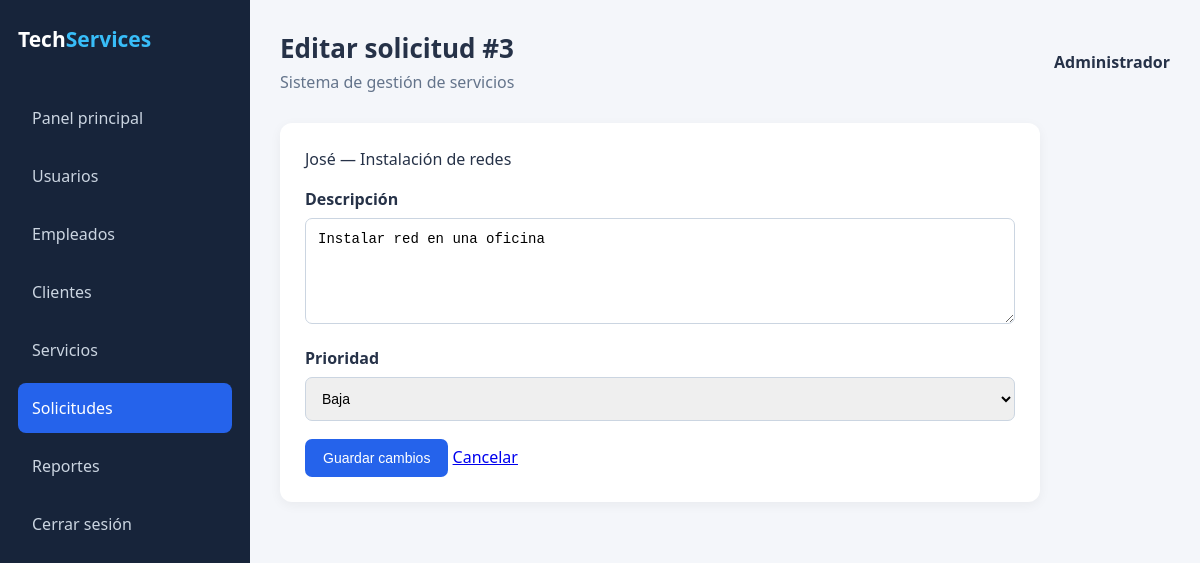
Page /solicitudes/editar.php?id=3 (signed in) on the committed database.
### tables this page shows
CREATE TABLE solicitudes (
    id INT AUTO_INCREMENT PRIMARY KEY,
    cliente_id INT NOT NULL,
    servicio_id INT NOT NULL,
    empleado_id INT,
    descripcion TEXT NOT NULL,
    fecha DATETIME NOT NULL DEFAULT CURRENT_TIMESTAMP,
    estado ENUM('Pendiente', 'En proceso', 'En espera', 'Finalizada')
        NOT NULL DEFAULT 'Pendiente',
    prioridad ENUM('Baja', 'Media', 'Alta') NOT NULL,
    CONSTRAINT fk_solicitudes_clientes
    FOREIGN KEY (cliente_id) REFERENCES clientes(id),
    CONSTRAINT fk_solicitudes_servicios
    FOREIGN KEY (servicio_id) REFERENCES servicios(id),
    CONSTRAINT fk_solicitudes_empleados
    FOREIGN KEY (empleado_id) REFERENCES empleados(id)
);

CREATE TABLE clientes (
    id INT AUTO_INCREMENT PRIMARY KEY,
    usuario_id INT NULL UNIQUE,
    nombre VARCHAR(100) NOT NULL,
    apellido VARCHAR(100) NOT NULL DEFAULT '',
    identificacion VARCHAR(30) NULL,
    telefono VARCHAR(20) NOT NULL,
    correo VARCHAR(100) NOT NULL,
    direccion VARCHAR(200) NOT NULL,
    estado ENUM('Activo', 'Inactivo') NOT NULL DEFAULT 'Activo',
    CONSTRAINT fk_clientes_usuarios
    FOREIGN KEY (usuario_id) REFERENCES usuarios(id)
);

CREATE TABLE servicios (
    id INT AUTO_INCREMENT PRIMARY KEY,
    nombre VARCHAR(100) NOT NULL,
    descripcion TEXT NOT NULL,
    precio DECIMAL(10,2) NOT NULL
);

### solicitudes/editar.php (the view, shortened to what this page needs)
<?php
require 'comun.php'; permiso(['administrador']); $id=(int)($_GET['id']??0); $s=solicitud($id); $error='';
 ?><section class="section formulario"><p><?=h($s['cliente'])?> — <?=h($s['servicio'])?></p><form method="post"><label>Descripción<textarea name="descripcion" required rows="5"><?=h($s['descripcion'])?></textarea></label><label>Prioridad<select name="prioridad"></select></label><button class="btn">Guardar cambios</button> <a href="listar.php">Cancelar</a></form></section>

### assets/css/dashboard.css (style rules this page uses)
* { margin: 0; padding: 0; box-sizing: border-box; }
body { font-family: 'Segoe UI', Arial, sans-serif; background: #f4f6fa; color: #263248; }
.section { background: white; padding: 25px; border-radius: 12px; box-shadow: 0 3px 12px rgba(0,0,0,0.05); margin-bottom: 25px; }
.btn { display: inline-block; border: none; padding: 11px 18px; border-radius: 7px; background: #2563eb; color: white; text-decoration: none; cursor: pointer; font-size: 14px; }
input, select, textarea { width: 100%; padding: 12px; margin: 8px 0 18px; border: 1px solid #cbd5e1; border-radius: 7px; font-size: 14px; }
label { font-weight: 600; }

### assets/css/solicitudes.css (style rules this page uses)
.formulario { max-width:760px; }
.formulario p { margin-bottom:18px; }

### rows in the picture
solicitudes: cliente.nombre "José", servicio.nombre "Instalación de redes", descripcion "Instalar red en una oficina"

### other values in the picture
$titulo "Editar solicitud #3"
$rol "Administrador"
form field prioridad "Baja"
